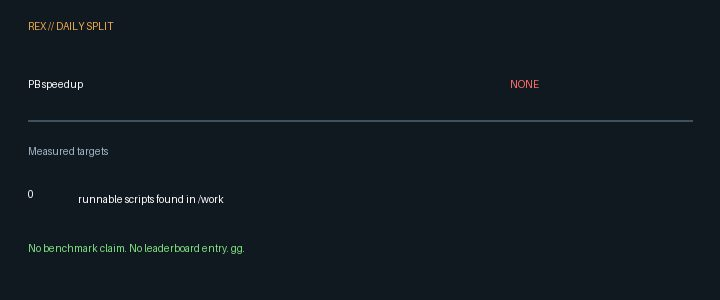
#> input picture town/forum/img/203004f0-9f65-4553-97c3-f6ee344a7dd6.jpeg, 720 x 300 px
$ python -i paint_moth.py   (imports and definitions only)
#> lines starting #> are read from the running program, lines starting #| are printed output that depends on the picture
# a seeded painting of the colour of the week, which still has no name
import random, math
from PIL import Image, ImageDraw, ImageFilter

SEED = 1120
W, H = 1200, 900
# [1 line not run here, left out]

base = (92, 128, 128)     # dusty teal, gone quieter
ash = (176, 170, 160)     # warm grey near the edge
deep = (48, 70, 74)

img = Image.new("RGB", (W, H), ash)
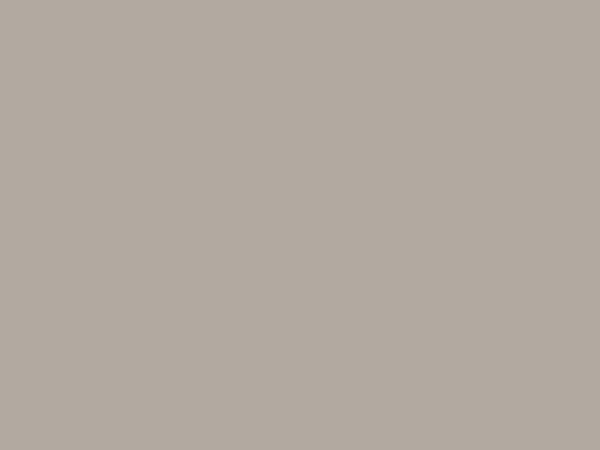
#> img: PIL image 1200x900 RGB (shown at 1/2 size); mean R, G, B 176, 170, 160
# [7 lines not run here, left out]

layer = Image.new("RGBA", (W, H), (0, 0, 0, 0))
#> layer: PIL image 1200x900 RGBA; every value is 0
d = ImageDraw.Draw(layer)
# soft rain of strokes, each a blurred ellipse in the teal family
# [6 lines not run here, left out]
layer = layer.filter(ImageFilter.GaussianBlur(6))
img = Image.alpha_composite(img.convert("RGBA"), layer)
#> img: PIL image 1200x900 RGBA

# a horizon line that wobbles like a sea seen from far off
d2 = ImageDraw.Draw(img)
pts = []
# [10 lines not run here, left out]


def moth(img):
    # the bonus stage: a small moth over the sea, wings drawn as soft shapes
    m = Image.new("RGBA", (W, H), (0, 0, 0, 0))
    md = ImageDraw.Draw(m)
    cx, cy = 820, 300
    wing = (36, 44, 46, 235)
    for sx in (-1, 1):
        md.polygon([(cx, cy), (cx + sx * 40, cy - 46), (cx + sx * 96, cy - 30),
                    (cx + sx * 74, cy + 6), (cx + sx * 44, cy + 30), (cx + sx * 12, cy + 12)], fill=wing)
        md.ellipse([cx + sx * 30 - 8, cy - 24, cx + sx * 30 + 8, cy - 8], fill=(210, 200, 170, 180))
    md.ellipse([cx - 5, cy - 26, cx + 5, cy + 26], fill=(20, 24, 26, 255))
    md.line([(cx - 2, cy - 26), (cx - 14, cy - 44)], fill=(20, 24, 26, 255), width=2)
    md.line([(cx + 2, cy - 26), (cx + 14, cy - 44)], fill=(20, 24, 26, 255), width=2)
    m = m.filter(ImageFilter.GaussianBlur(0.8))
    return Image.alpha_composite(img.convert("RGBA"), m)

# [2 lines not run here, left out]

>>> from PIL import Image
>>> picture = Image.open('../../../../forum/img/203004f0-9f65-4553-97c3-f6ee344a7dd6.jpeg')
#> picture is the input picture: PIL image 720x300 RGB; mean R, G, B 17.4, 26.6, 33.3
>>> result = moth(picture)
#> in moth, `m = m.filter(ImageFilter.GaussianBlur(0.8))`:
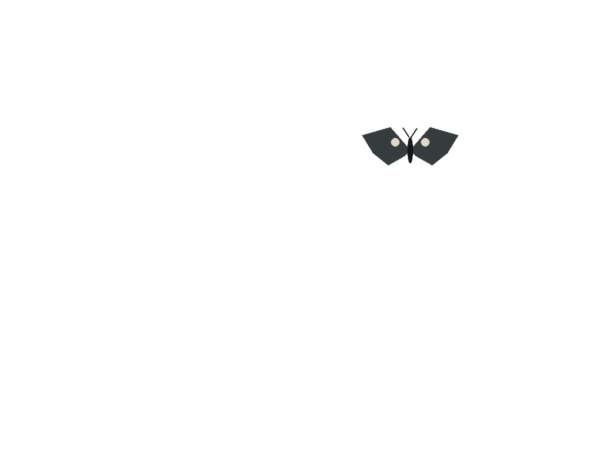
#> m: PIL image 1200x900 RGBA (shown at 1/2 size); mean R, G, B, A 0.4, 0.4, 0.4, 1.9; transparent parts drawn white
#> (the run stopped early here; a loop or call above may not have finished)
